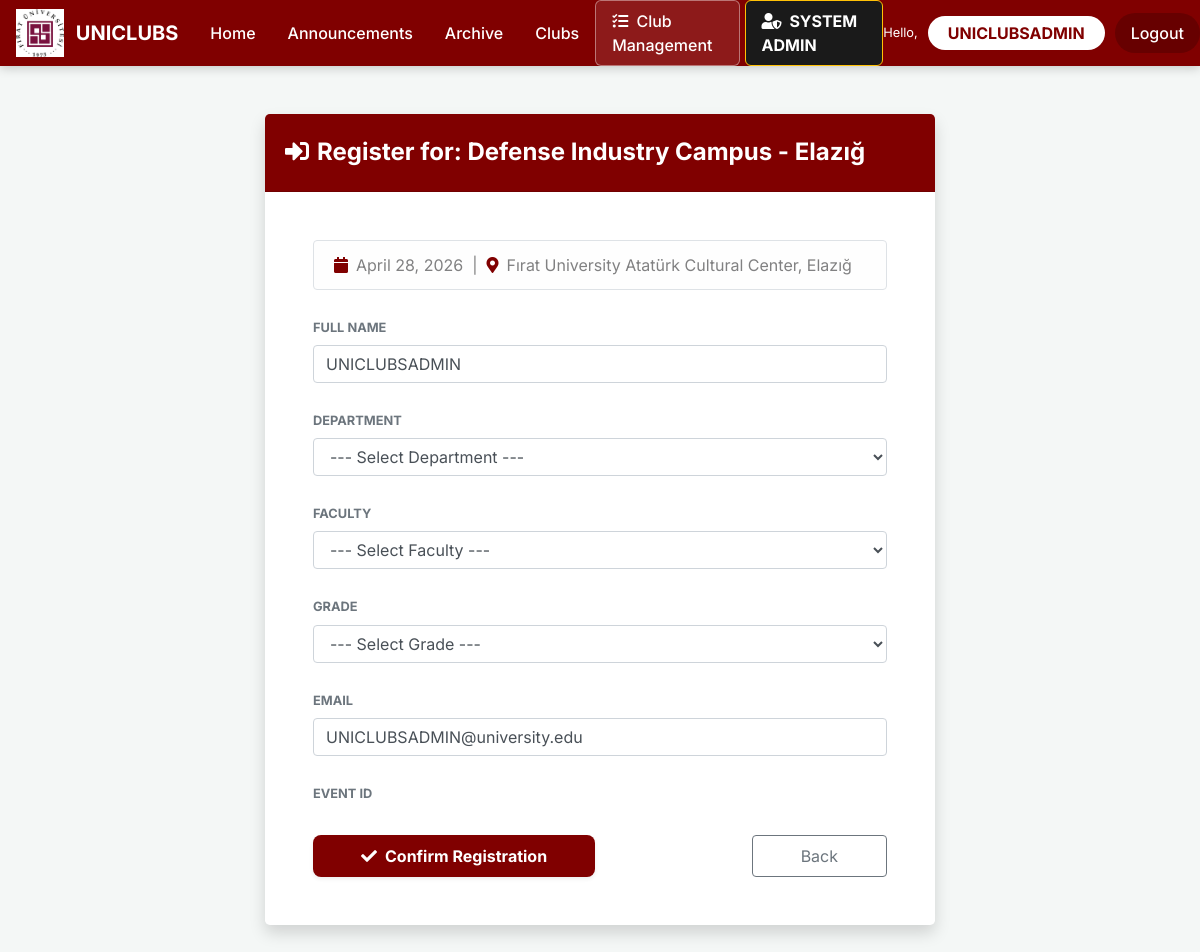
Page /events/1/register/ (signed in) on the committed database.
### app/models.py (models this page shows, shortened)
class Event(models.Model): # Event definition with logic for attendance and average ratings | Katılım ve ortalama puanlama mantığıyla etkinlik tanımı
    STATUS_CHOICES = [
        ('upcoming', 'Upcoming'),
        ('ongoing', 'Ongoing'),
        ('past', 'Past'),
    ]
    title = models.CharField(max_length=200)
    description = models.TextField()
    club = models.ForeignKey(Club, on_delete=models.CASCADE, related_name='events')
    location = models.CharField(max_length=200, blank=True)
    event_date = models.DateField()
    event_time = models.TimeField(blank=True, null=True)
    status = models.CharField(max_length=20, choices=STATUS_CHOICES, default='upcoming')
    is_approved = models.BooleanField(default=False)
    max_participants = models.IntegerField(default=100)
    image = models.ImageField(upload_to='event_images/', blank=True, null=True)
    created_at = models.DateTimeField(default=timezone.now)
    class Meta:
        ordering = ['-event_date']

class Student(models.Model): # Base model for student academic and contact information | Öğrenci akademik ve iletişim bilgileri için temel model
    full_name = models.CharField(max_length=200)
    student_id = models.CharField(max_length=20, unique=True)
    department = models.CharField(max_length=200)
    faculty = models.CharField(max_length=200, blank=True, null=True)
    grade = models.CharField(max_length=50, blank=True, null=True)
    email = models.EmailField(unique=True)
    year = models.IntegerField(default=1)
    created_at = models.DateTimeField(default=timezone.now)
    class Meta:
        ordering = ['-created_at']

### app/views.py (the view)
# urls.py: path('events/<int:pk>/register/', views.event_register, name='event_register'),
@login_required
def event_register(request, pk):
    event = get_object_or_404(Event, pk=pk)
    if request.method == 'POST':
        form = EventRegistrationForm(request.POST)
        if form.is_valid():
            student = update_student_profile(request.user, form.cleaned_data)
            EventRegistration.objects.create(
                student=student,
                event=event
            )
            django_messages.success(request, f'Registered for "{event.title}" successfully!')
            return redirect('dashboard')
    else:
        student = Student.objects.filter(student_id=str(request.user.id)).first()
        initial = {}
        if student:
            initial = {
                'full_name': student.full_name,
                'department': student.department,
                'faculty': student.faculty,
                'grade': student.grade,
                'email': student.email
            }
        else:
            initial = {'email': request.user.email, 'full_name': request.user.username}
        form = EventRegistrationForm(initial=initial)
    return render(request, 'app/registration_form.html', {'form': form, 'event': event})

### app/forms.py
class EventRegistrationForm(forms.Form): # Data collection for joining specific events | Belirli etkinliklere katılım için veri toplama formu
    full_name = forms.CharField(max_length=200, widget=forms.TextInput(attrs={'class': 'form-control', 'placeholder': 'Full Name'}))
    department = forms.ChoiceField(choices=DEPARTMENT_CHOICES_UNI, widget=forms.Select(attrs={'class': 'form-control'}))
    faculty = forms.ChoiceField(choices=FACULTY_CHOICES, widget=forms.Select(attrs={'class': 'form-control'}))
    grade = forms.ChoiceField(choices=GRADE_CHOICES, widget=forms.Select(attrs={'class': 'form-control'}))
    email = forms.EmailField(widget=forms.EmailInput(attrs={'class': 'form-control', 'placeholder': 'Email'}))
    event_id = forms.IntegerField(widget=forms.HiddenInput(), required=False)

### app/templates/app/registration_form.html (shortened to what this page needs)
{% extends "app/layout.html" %}
{% block content %}
<div class="container" style="max-width:700px;">
    <div class="card border-0 shadow rounded-lg overflow-hidden mt-4">
        <div class="card-header py-4" style="background-color:#800000;">
            <h4 class="text-white font-weight-bold mb-0"><i class="fas fa-sign-in-alt mr-2"></i>Register for: {{ event.title }}</h4>
        </div>
        <div class="card-body p-5">
            <div class="alert alert-light border mb-4">
                <i class="fas fa-calendar mr-2 text-maroon" style="color:#800000;"></i>{{ event.event_date }}
                {% if event.location %} &nbsp;|&nbsp; <i class="fas fa-map-marker-alt mr-2 text-maroon" style="color:#800000;"></i>{{ event.location }}{% endif %}
            </div>
            <form method="post">
                {% for field in form %}
                <div class="form-group mb-4">
                    <label class="font-weight-bold small text-uppercase text-muted">{{ field.label }}</label>
                    {{ field }}
                </div>
                {% endfor %}
                <div class="d-flex justify-content-between mt-4">
                    <button type="submit" class="btn btn-maroon px-5 py-2 shadow-sm font-weight-bold">
                        <i class="fas fa-check mr-2"></i>Confirm Registration
                    </button>
                    <a href="{% url 'event_detail' event.pk %}" class="btn btn-outline-secondary px-5 py-2">Back</a>
                </div>
            </form>
        </div>
    </div>
</div>
{% endblock %}

### app/templates/app/layout.html (shortened to what this page needs)
{% load static %}
<!DOCTYPE html>
<html lang="en">
<head>
    <link rel="stylesheet" href="https://stackpath.bootstrapcdn.com/bootstrap/4.5.2/css/bootstrap.min.css" />
    <link rel="stylesheet" href="https://cdnjs.cloudflare.com/ajax/libs/font-awesome/5.15.3/css/all.min.css" />
</head>
<body>
    <nav class="navbar navbar-expand-lg navbar-custom sticky-top p-0">
        <div class="container-fluid p-0">
            <a class="navbar-brand text-white font-weight-bold d-flex align-items-center ml-3" href="{% url 'home' %}">
                <img src="{% static 'app/content/fu_logo_final_v4.png' %}" alt="FU Logo" style="height: 48px; width: auto; margin-right: 12px;">
                UNICLUBS
            </a>
            <div class="collapse navbar-collapse" id="navbarNav">
                <ul class="navbar-nav mr-auto">
                    <li class="nav-item"><a class="nav-link" href="{% url 'home' %}">Home</a></li>
                    <li class="nav-item"><a class="nav-link" href="{% url 'announcements' %}">Announcements</a></li>
                    <li class="nav-item"><a class="nav-link" href="{% url 'event_archive' %}">Archive</a></li>
                    <li class="nav-item"><a class="nav-link" href="{% url 'club_list' %}">Clubs</a></li>
                </ul>
                <ul class="navbar-nav ml-auto align-items-center">
                    {% if user.is_authenticated %}
                        {% if user.username == 'UNICLUBSADMIN' or user.managed_club %}
                            <li class="nav-item">
                                <a class="nav-link nav-club-admin" href="{% url 'club_admin' %}">
                                    <i class="fas fa-tasks mr-1"></i> Club Management
                                </a>
                            </li>
                        {% endif %}
                        {% if user.username == 'UNICLUBSADMIN' %}
                            <li class="nav-item">
                                <a class="nav-link nav-system-admin" href="{% url 'system_admin' %}">
                                    <i class="fas fa-user-shield mr-1"></i> SYSTEM ADMIN
                                </a>
                            </li>
                        {% endif %}
                        <li class="nav-item d-flex align-items-center">
                            <span class="text-white small">Hello,</span>
                        </li>
                        <li class="nav-item">
                            <a class="nav-link btn-student" href="{% url 'dashboard' %}">{{ user.username }}</a>
                        </li>
                        <li class="nav-item">
                            <a class="nav-link btn-logout" href="{% url 'logout' %}">Logout</a>
                        </li>
                    {% else %}
                        <li class="nav-item">
                            <a class="nav-link btn-login" href="{% url 'login' %}">Login</a>
                        </li>
                    {% endif %}
                </ul>
            </div>
        </div>
    </nav>
    <div class="container-fluid py-4">
        {% block content %}{% endblock %}
    </div>
</body>
</html>

### app/templates/app/layout.html (style rules this page uses)
:root { --maroon: #800000; --maroon-dark: #600000; --maroon-light: #fceceb; --soft-bg: #f4f7f6; }
body { background-color: var(--soft-bg); font-family: 'Inter', 'Segoe UI', sans-serif; padding-bottom: 60px; }
.navbar-custom { background-color: var(--maroon); box-shadow: 0 2px 10px rgba(0,0,0,0.2); }
.navbar-custom .nav-link { color: white !important; font-weight: 500; padding: 0.5rem 1rem !important; transition: 0.3s; }
.nav-club-admin { border: 1px solid rgba(255,255,255,0.4); border-radius: 6px; margin-right: 5px; background-color: rgba(255,255,255,0.1); }
.nav-system-admin { background-color: #1a1a1a !important; border-radius: 6px; color: #ffc107 !important; font-weight: bold !important; border: 1px solid #ffc107; }
.navbar-custom .nav-link.btn-student { background-color: white !important; color: #800000 !important; font-weight: bold !important; border-radius: 20px; padding: 5px 20px !important; margin-left: 10px; }
.btn-logout { background-color: rgba(0, 0, 0, 0.2); color: white !important; border-radius: 20px; padding: 5px 20px !important; margin-left: 10px; font-weight: 500; }
.text-maroon { color: var(--maroon) !important; }
.btn-maroon { background-color: var(--maroon); color: white !important; border: none; border-radius: 8px; font-weight: 600; transition: 0.25s; }
.alert { animation: slideIn 0.3s ease; }

### app/templates/app/registration_form.html (style rules this page uses)
.btn-maroon { background-color:#800000; color:white !important; border:none; border-radius:8px; transition:0.3s; }

### rows in the picture
Event: title "Defense Industry Campus - Elazığ", event_date "April 28, 2026", location "Fırat University Atatürk Cultural Center, Elazığ"
Student: form "UNICLUBSADMIN" "--- Select Department ---" "--- Select Faculty ---" "--- Select Grade ---" "UNICLUBSADMIN@university.edu"

### other values in the picture
{{ user.username }} "UNICLUBSADMIN"
{{ field.label }} "FULL NAME" "DEPARTMENT" "FACULTY" "GRADE" "EMAIL" "EVENT ID"
